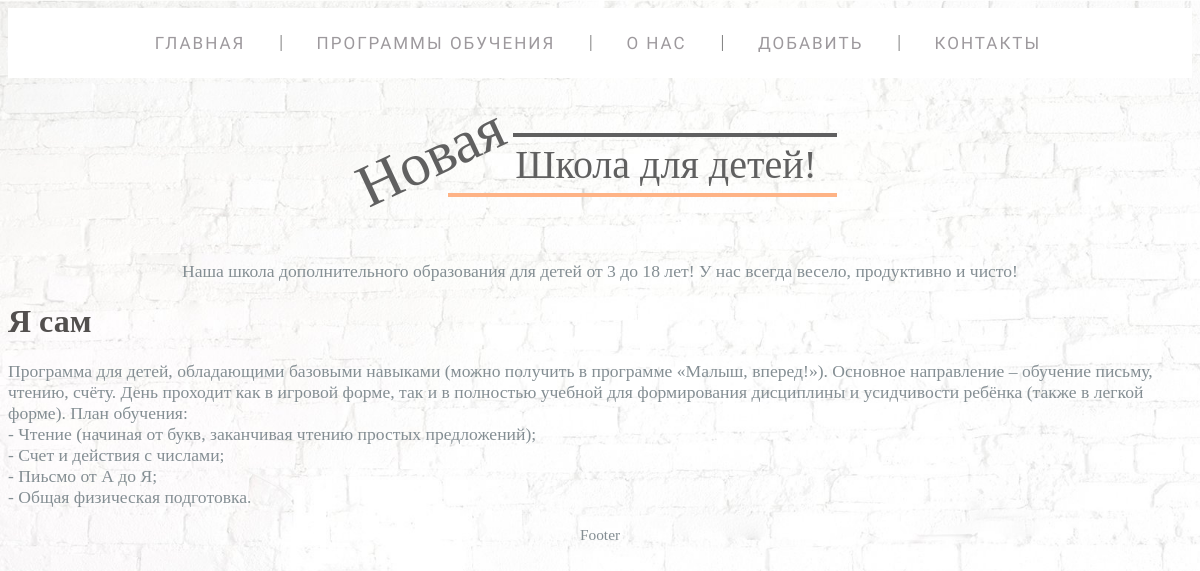
Page /programma/ya-sam on the committed database.
### school/models.py (models this page shows, shortened)
class PhotoEducations(models.Model):
    name_edu = models.CharField(max_length=40, verbose_name='Название')
    slug = models.SlugField(max_length=255, db_index=True, unique=True, verbose_name='URL')
    photo = models.ImageField(upload_to='photos/%Y/%m/%d/', verbose_name='Фото')
    def __str__(self):
        return self.name_edu
    class Meta:
        verbose_name = 'Фото программы'
        verbose_name_plural = 'Фото программ'

class Educations(models.Model):
    name = models.ForeignKey('PhotoEducations', on_delete=models.CASCADE, default=1, verbose_name='Название')
    slug = models.SlugField(max_length=255, db_index=True, unique=True, verbose_name='URL')
    min_age_kids = models.PositiveIntegerField(default=0)
    max_age_kids = models.IntegerField(
        validators=[
            MaxValueValidator(18),
            MinValueValidator(1)
        ]
    )
    about = models.TextField(blank=True, verbose_name='О программе')
    type_edu = models.ForeignKey('Categories', on_delete=models.CASCADE, verbose_name='Тип программы')
    class Meta:
        verbose_name = 'Программу'
        verbose_name_plural = 'Программы'
        ordering = ['id']

### school/views.py (the view)
# urls.py: path('programma/<slug:num>', program, name='programma'),
def program(request, num):
    prog = Educations.objects.get(slug=num)
    p_name = get_object_or_404(PhotoEducations, slug=num)
    context['prog'] = prog
    context['p_name'] = p_name
    context['title'] = p_name
    return render(request, 'school/program.html', context=context)

### school/templates/school/program.html
{% extends 'school/base.html' %}
{% block content %}
<div class="five"><h1>Школа для детей!</h1></div>
<div class="proog">
  <p>Наша школа дополнительного образования для детей от 3 до 18 лет! У нас всегда весело, продуктивно и чисто!</p>
</div>
<h1>{{p_name.name_edu}}</h1>
{{prog.about|linebreaks}}
{% endblock content %}

### school/static/school/css/style.css (style rules this page uses)
body { font-family: 'Comfortaa', cursive; color: #524f4e; font-weight: 300; background-repeat: no-repeat; background-attachment: fixed; background-size: 50% 50%; }
p { font-size: 1.1em; font-family: 'Comfortaa', cursive; color: #848e93; }
* { box-sizing: border-box; }
.five { padding: 50px 20px 50px 170px; text-align: center; }
.five h1 { font-weight: 400; position: relative; color: #606060; font-size: 2.5em; font-weight: normal; display: inline-block; margin: 0; line-height: 1; padding: 8px 20px 8px 2px; border-top: 4px solid; }
.five h1:before { content: "Новая"; position: absolute; top: -10px; left: -160px; font-size: 1.5em; transform: rotate(-25deg); }
.five h1:after { content: ""; position: absolute; width: 120%; height: 4px; right: 0; bottom: -4px; background: #feb386; }
.proog { margin-left: auto; margin-right: auto; text-align: center; }

### rows in the picture
PhotoEducations: name_edu "Я сам"
Educations: about "Программа для детей, обладающими базовыми навыками (можно получить в программе «Малыш, вперед!»). Основное направление – обучение письму, чтению, счёту. День проходит как в игровой форме, так и в полностью учебной для формирования дисциплины и усидчивости ребёнка (также в легкой форме). План обучения: - Чтение (начиная от букв, заканчивая чтению простых предложений); - Счет и действия с числами; - Пиьсмо от А до Я; - Общая физическая подготовка."

### other values in the picture
{{ m.title }} "ГЛАВНАЯ" "ПРОГРАММЫ ОБУЧЕНИЯ" "О НАС" "ДОБАВИТЬ" "КОНТАКТЫ"
